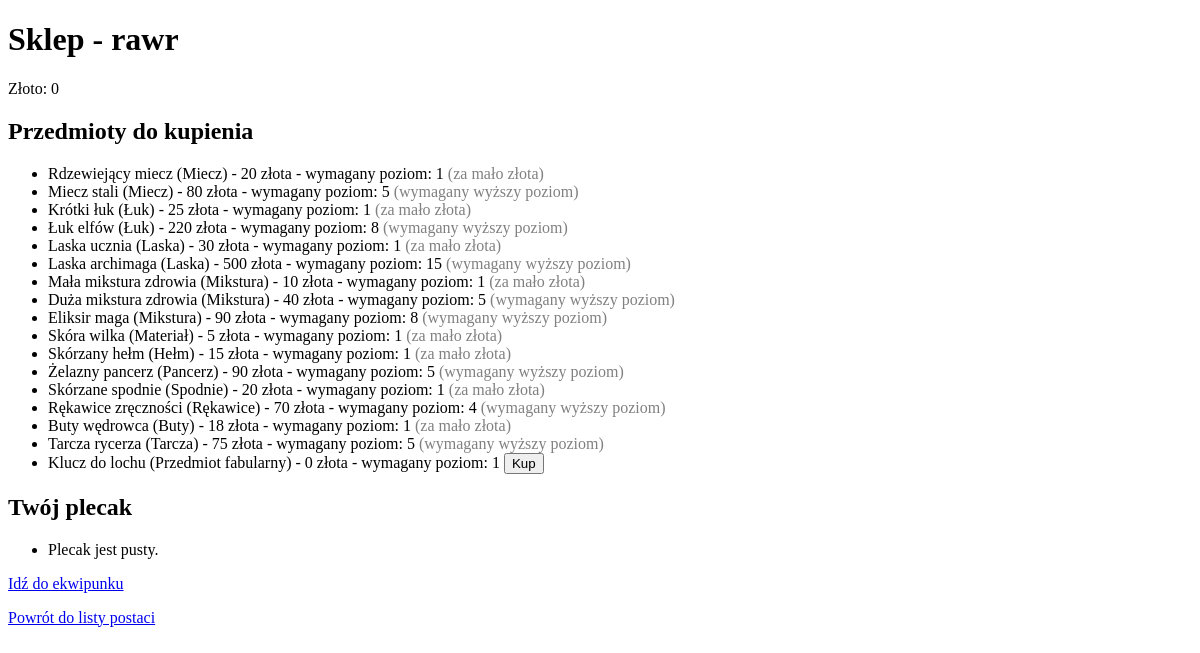
The page /game/shop/1/ on the database as committed earlier.
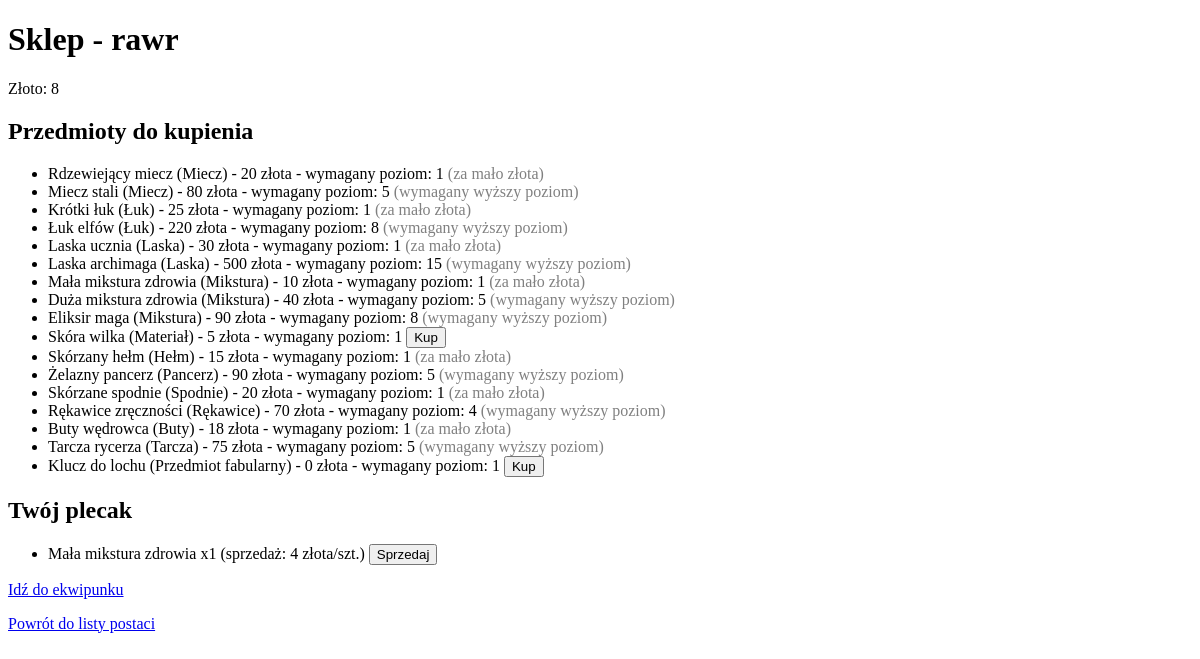
The same page on the database as committed later.
### game/models/character.py (models this page shows, shortened)
class Character(models.Model):
    owner = models.ForeignKey(User, on_delete=models.CASCADE, verbose_name=_("Właściciel"))
    name = models.CharField(_("Nazwa"), max_length=50)
    race = models.ForeignKey(
        "Race",
        on_delete=models.PROTECT,
        verbose_name=_("Rasa")
    )
    character_class = models.ForeignKey(
        "CharacterClass",
        on_delete=models.PROTECT,
        verbose_name=_("Klasa postaci")
    )
    level = models.IntegerField(_("Poziom"), default=1)
    experience = models.IntegerField(_("Doświadczenie"), default=0)
    max_hp = models.IntegerField(_("Maksymalne HP"), default=100)
    current_hp = models.IntegerField(_("Aktualne HP"), default=100)
    max_mana = models.IntegerField(_("Maksymalna mana"), default=0)
    current_mana = models.IntegerField(_("Aktualna mana"), default=0)
    strength = models.IntegerField(_("Siła"), default=10)
    agility = models.IntegerField(_("Zręczność"), default=10)
    intelligence = models.IntegerField(_("Inteligencja"), default=10)
    gold = models.IntegerField(_("Złoto"), default=0)

### game/models/items.py (models this page shows, shortened)
class Item(models.Model):
    class Type(models.TextChoices):
        SWORD = "SWORD", "Miecz"
        BOW = "BOW", "Łuk"
        STAFF = "STAFF", "Laska"
        SHIELD = "SHIELD", "Tarcza"
        HELMET = "HELMET", "Hełm"
        ARMOR = "ARMOR", "Pancerz"
        LEGGINGS = "LEGGINGS", "Spodnie"
        GLOVES = "GLOVES", "Rękawice"
        BOOTS = "BOOTS", "Buty"
        POTION = "POTION", "Mikstura"
        MATERIAL = "MATERIAL", "Materiał"
        QUEST_ITEM = "QUEST_ITEM", "Przedmiot fabularny"
    class Rarity(models.TextChoices):
        COMMON = "COMMON", "Zwykły"
        UNCOMMON = "UNCOMMON", "Niepospolity"
        RARE = "RARE", "Rzadki"
        EPIC = "EPIC", "Epicki"
        LEGENDARY = "LEGENDARY", "Legendarny"
    class BonusStats(models.TextChoices):
        NONE = "NONE", "Brak"
        STRENGTH = "STRENGTH", "Siła"
        AGILITY = "AGILITY", "Zręczność"
        INTELLIGENCE = "INTELLIGENCE", "Inteligencja"
        HP = "HP", "Punkty życia"
        MANA = "MANA", "Mana"
    name = models.CharField(
        _("Nazwa"),
        max_length=100
    )
    description = models.TextField(
        _("Opis"),
        blank=True
    )
    type = models.CharField(
        _("Typ"),
        max_length=20,
        choices=Type.choices
    )
    rarity = models.CharField(
        _("Rzadkość"),
        max_length=20,
        choices=Rarity.choices,
        default=Rarity.COMMON
    )
    required_level = models.PositiveIntegerField(
        _("Wymagany poziom"),
        default=1
    )
    buy_price = models.PositiveIntegerField(
        _("Cena zakupu"),
        default=0
    )
    sell_price = models.PositiveIntegerField(
        _("Cena sprzedaży"),
        default=0
    )
    icon = models.ImageField(
        _("Ikona"),
        upload_to="items/icons/",
        blank=True,
        null=True
    )
    power = models.IntegerField(
        _("Moc (obrażenia/obrona)"),
        default=0
    )
    bonus_stat = models.CharField(
        _("Bonus do statystyki"),
        max_length=20,
        choices=BonusStats.choices,
        default=BonusStats.NONE
    )
    bonus_value = models.IntegerField(
        _("Wartość bonusu"),
        default=0
    )
    heal_amount = models.IntegerField(
        _("Leczenie hp"),
        default=0
    )

### game/models/inventory.py (models this page shows, shortened)
class InventoryItem(models.Model):
    character = models.ForeignKey(
        Character, on_delete=models.CASCADE,
        related_name="inventory_items",
        verbose_name=_("Postać")
    )
    item = models.ForeignKey(
        Item, on_delete=models.CASCADE,
        verbose_name=_("Przedmioty")
    )
    quantity = models.PositiveIntegerField(_("Ilość"), default=1)
    class Meta:
        verbose_name = _("Przedmioty w ekwipunku")
        verbose_name_plural = _("Przedmioty w ekwipunku")
        unique_together = ("character",'item')

### game/views.py (the view)
# urls.py: path("shop/<int:character_id>/", views.shop_detail, name="shop_detail"),
def shop_detail(request, character_id):
    character = get_object_or_404(Character, id=character_id)
    items = Item.objects.all()
    inventory_items = InventoryItem.objects.filter(character=character)
    error_message = request.GET.get('error')
    shop_items = []
    for item in items:
        can_afford = character.gold >= item.buy_price
        meets_level = character.level >= item.required_level
        shop_items.append({
            "item": item,
            "can_buy": can_afford and meets_level,
            "can_afford": can_afford,
            "meets_level": meets_level,
        })
    return render(request, "game/shop_detail.html", {
        "character": character,
        "shop_items": shop_items,
        "inventory_items": inventory_items,
        "error_message": error_message,
    })

### game/templates/game/shop_detail.html (shortened to what this page needs)
<!DOCTYPE html>
<html lang="pl">
<head>
</head>
<body>
<h1>Sklep - {{ character.name }}</h1>
<p>Złoto: {{ character.gold }}</p>
<h2>Przedmioty do kupienia</h2>
<ul>
    {% for entry in shop_items %}
        <li>
            {{ entry.item.name }} ({{ entry.item.get_type_display }})
            - {{ entry.item.buy_price }} złota
            - wymagany poziom: {{ entry.item.required_level }}
            {% if entry.can_buy %}
                <form method="post" action="{% url 'game:shop_buy' character.id entry.item.id %}" style="display: inline;">
                    <button type="submit">Kup</button>
                </form>
            {% elif not entry.meets_level %}
                <span style="color: gray;">(wymagany wyższy poziom)</span>
            {% elif not entry.can_afford %}
                <span style="color: gray;">(za mało złota)</span>
            {% endif %}
        </li>
    {% endfor %}
</ul>
<h2>Twój plecak</h2>
<ul>
    {% for inventory_item in inventory_items %}
        <li>
            {{ inventory_item.item.name }} x{{ inventory_item.quantity }}
            (sprzedaż: {{ inventory_item.item.sell_price }} złota/szt.)
            <form method="post" action="{% url 'game:shop_sell' character.id inventory_item.item.id %}" style="display: inline;">
                <button type="submit">Sprzedaj</button>
            </form>
        </li>
    {% empty %}
        <li>Plecak jest pusty.</li>
    {% endfor %}
</ul>
<p><a href="{% url 'game:equipment_detail' character.id %}">Idź do ekwipunku</a></p>
<p><a href="{% url 'game:character_list' %}">Powrót do listy postaci</a></p>
</body>
</html>

Rows that differ between the two databases and show on the page:
changed Character "rawr": gold "0" → "8"
computed for Item "Skóra wilka": text "(za mało złota)" → "Kup"
added InventoryItem: item.name "Mała mikstura zdrowia", quantity "1", item.sell_price "4"
Other text that changed with them:
text no longer shown: "Plecak jest pusty."
